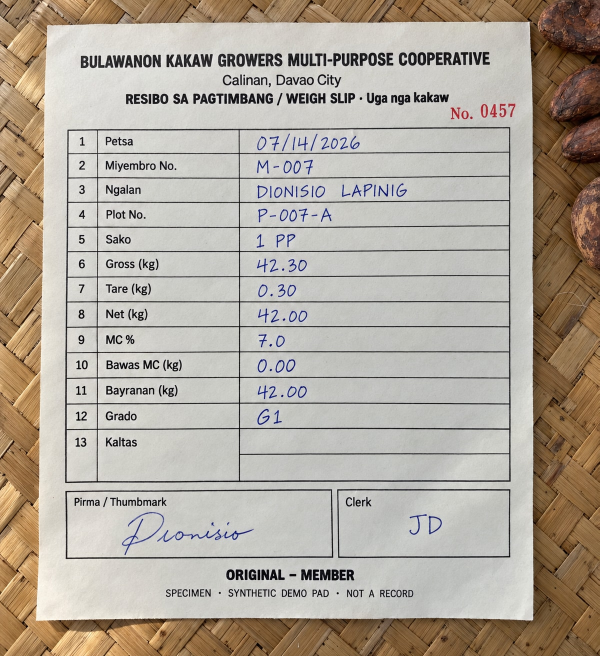
#> input picture media/masters/spike-0457-white.jpg, 1199 x 1312 px (shown at 1/2 size)
$ python crop-slips.py
#> lines starting #> are read from the running program, lines starting #| are printed output that depends on the picture; after the words box and inside, x2 and y2 are one past the last pixel; in counts of white or black regions, pixels touching at a corner belong together
#> in main, img is the input picture: shape (1312, 1199, 3); mean B, G, R 156.9, 168.7, 177.5
# Cuts the paper out of the synthetic slip masters (media/masters, Codex-made, synthetic) for the opening prototype.
# Usage (from the worktree root): python video/proto/tools/crop-slips.py [--debug <png>]
# Finds the paper by colour (light, low-saturation paper vs the tan mat), keeps the largest blob, fits a
# four-corner polygon and unwarps it. Needs numpy and opencv-python.
import sys
from pathlib import Path

import cv2
import numpy as np

ROOT = Path(__file__).resolve().parents[3]
SRC = ROOT / "media" / "masters"
OUT = ROOT / "video" / "proto" / "assets"

# name -> (master file, output width)
SLIPS = {
    "slip-0457-white": ("spike-0457-white.jpg", 760),
    "slip-0457-pink": ("spike-0457-pink.jpg", 760),
    "slip-0403": ("spike-0403.jpg", 1100),
    "slip-0419": ("spike-0419.jpg", 360),
    "slip-0436": ("spike-0436.jpg", 360),
    "slip-0458": ("spike-0458.jpg", 360),
    "slip-0462": ("spike-0462.jpg", 360),
    "slip-0467": ("spike-0467.jpg", 360),
    "slip-0471": ("spike-0471.jpg", 360),
}


def paper_quad(img: np.ndarray) -> np.ndarray:
    lab = cv2.cvtColor(img, cv2.COLOR_BGR2LAB).astype(np.int32)
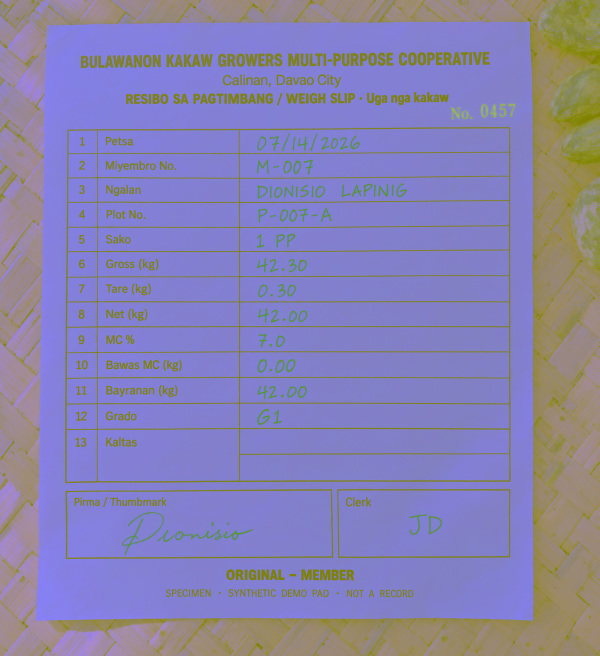
#> lab: shape (1312, 1199, 3) int32 (shown at 1/2 size); mean B, G, R 175.9, 130.1, 135.7
    L, a, b = lab[..., 0], lab[..., 1] - 128, lab[..., 2] - 128
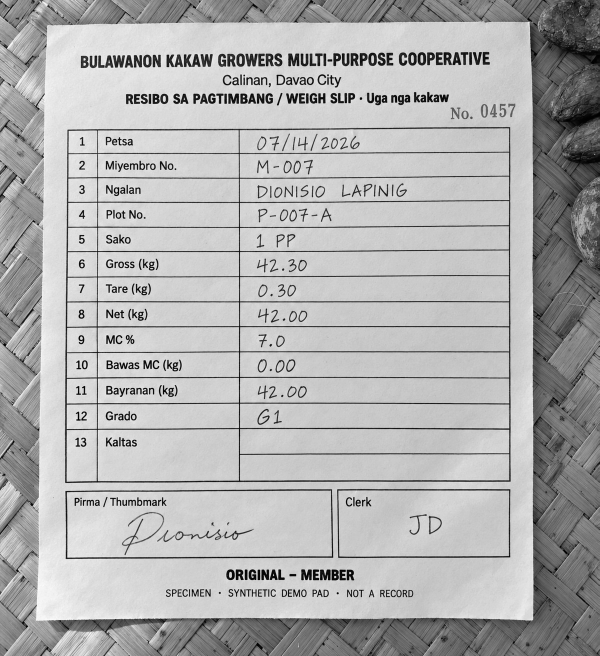
#> L: shape (1312, 1199) int32 (shown at 1/2 size); min 0, max 255, mean 175.9
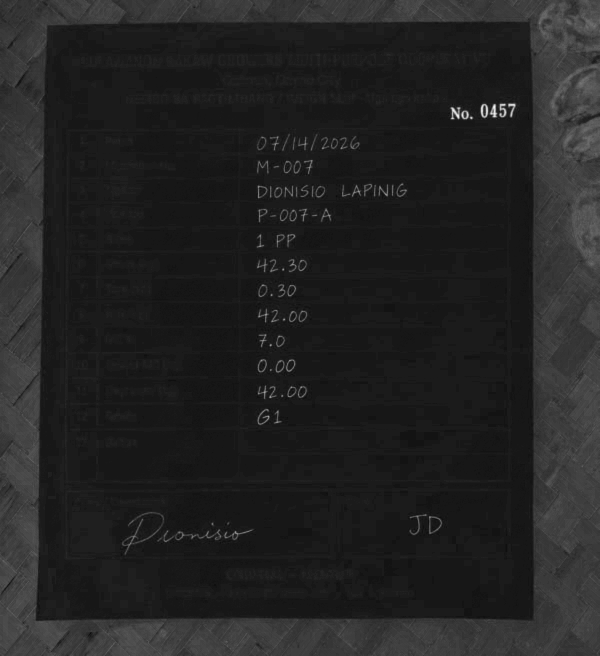
#> a: shape (1312, 1199) int32 (shown at 1/2 size); min -7, max 58, mean 2.1; drawn with min black and max white
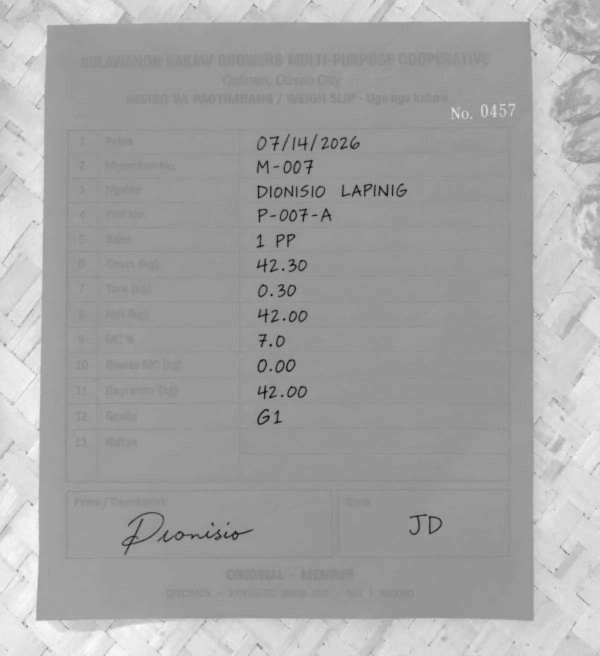
#> b: shape (1312, 1199) int32 (shown at 1/2 size); min -56, max 42, mean 7.7; drawn with min black and max white
    # Paper is light; the mat is yellow-brown (high b*). Pink paper has a* > 0 but low b*.
    mask = ((L > 175) & (b < 18)).astype(np.uint8) * 255
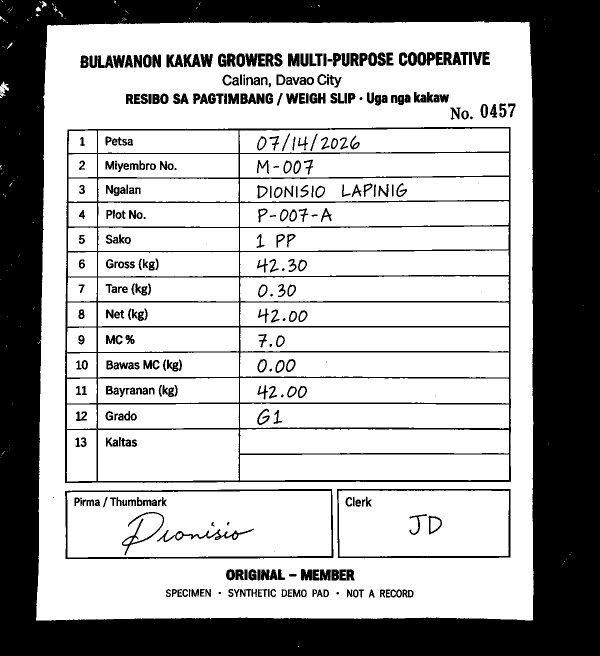
#> mask: shape (1312, 1199) (shown at 1/2 size); 67.5% white; 367 black regions (17 under 20 px), largest, box (x1, y1, x2, y2) and area: (0, 0, 1199, 1312) 402024, (130, 254, 1022, 966) 43656, (130, 978, 667, 1118) 4606
    k = cv2.getStructuringElement(cv2.MORPH_RECT, (25, 25))
    mask = cv2.morphologyEx(mask, cv2.MORPH_OPEN, k)
#> mask: shape (1312, 1199); 54.5% white; 4 black regions, box (x1, y1, x2, y2) and area: (0, 0, 1199, 1312) 403685, (106, 207, 1031, 1195) 263019, (161, 103, 980, 211) 46698, (819, 1028, 884, 1070) 2178
    mask = cv2.morphologyEx(mask, cv2.MORPH_CLOSE, k)
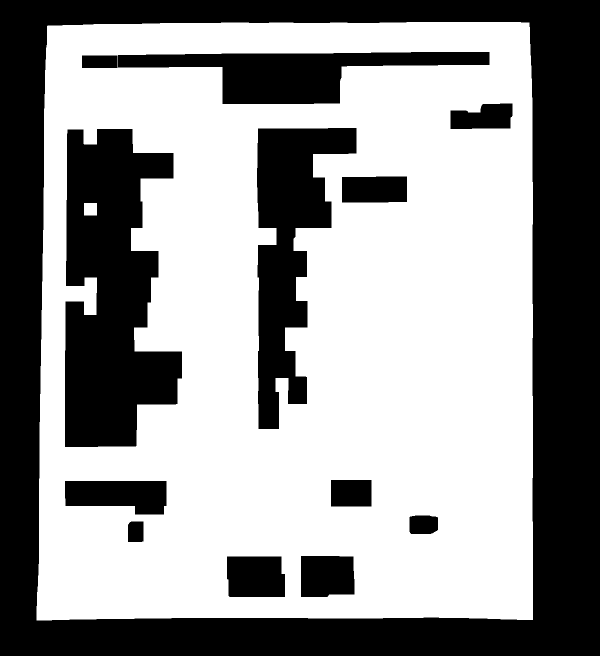
#> mask: shape (1312, 1199) (shown at 1/2 size); 58.6% white; 13 black regions
    contours, _ = cv2.findContours(mask, cv2.RETR_EXTERNAL, cv2.CHAIN_APPROX_SIMPLE)
#> contours = 1 contour; box (x1, y1, x2, y2) and area: (73, 44, 1066, 1241) 1167278
    c = max(contours, key=cv2.contourArea)
#> c = contour of 127 points, box (x1, y1, x2, y2) (73, 44, 1066, 1241), area 1167278
    hull = cv2.convexHull(c)
#> hull = contour of 21 points, box (x1, y1, x2, y2) (73, 44, 1066, 1241), area 1173512
    peri = cv2.arcLength(hull, True)
#> peri = 4338.9
    for eps in (0.01, 0.02, 0.03, 0.05, 0.08):
        approx = cv2.approxPolyDP(hull, eps * peri, True)
        if len(approx) == 4:
            break
    else:
        approx = cv2.boxPoints(cv2.minAreaRect(c)).reshape(-1, 1, 2)
#> this loop made 1 pass
    pts = approx.reshape(4, 2).astype(np.float32)
#> pts = [[1058, 45], [1065, 1239], [73, 1240], [94, 52]]
    s = pts.sum(1)
#> s = [1103, 2304, 1313, 146]
    d = pts[:, 0] - pts[:, 1]
#> d = [1013, -174, -1167, 42]
    return np.array([pts[s.argmin()], pts[d.argmax()], pts[s.argmax()], pts[d.argmin()]], np.float32)


def main() -> int:
    debug = sys.argv[2] if len(sys.argv) > 2 and sys.argv[1] == "--debug" else None
    OUT.mkdir(parents=True, exist_ok=True)
    tiles = []
    for name, (file, width) in SLIPS.items():
        img = cv2.imread(str(SRC / file))
        quad = paper_quad(img)
#> quad = [[94, 52], [1058, 45], [1065, 1239], [73, 1240]]
        c = quad.mean(0)
#> c = [572.5, 644]
        quad = quad + (c - quad) / np.linalg.norm(c - quad, axis=1, keepdims=True) * 6  # trim the paper edge
#> quad = [[97.77, 56.67], [1054.2, 49.66], [1061.2, 1234.4], [76.85, 1235.4]]
        tl, tr, br, bl = quad
#> tl = [97.77, 56.67]; tr = [1054.2, 49.66]; br = [1061.2, 1234.4]; bl = [76.85, 1235.4]
        w = (np.linalg.norm(tr - tl) + np.linalg.norm(br - bl)) / 2
#> w = 970.4
        h = (np.linalg.norm(bl - tl) + np.linalg.norm(br - tr)) / 2
#> h = 1181.8
        height = round(width * h / w)
#> height = 926
        dst = np.array([[0, 0], [width, 0], [width, height], [0, height]], np.float32)
#> dst = [[0, 0], [760, 0], [760, 926], [0, 926]]
        flat = cv2.warpPerspective(img, cv2.getPerspectiveTransform(quad, dst), (width, height), flags=cv2.INTER_AREA)
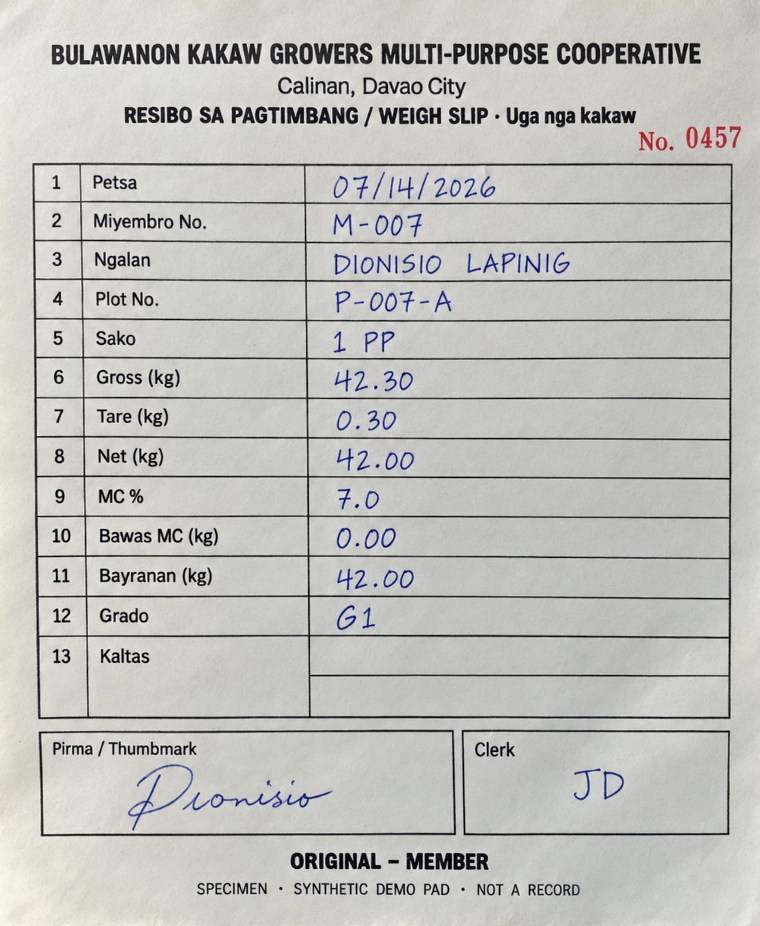
#> flat: shape (926, 760, 3); mean B, G, R 187, 190.6, 191
        cv2.imwrite(str(OUT / f"{name}.jpg"), flat, [cv2.IMWRITE_JPEG_QUALITY, 88])
        print(name, (width, height), quad.round().astype(int).tolist())
#| slip-0457-white (760, 926) [[98, 57], [1054, 50], [1061, 1234], [77, 1235]]
        if debug:
            d = img.copy()
            cv2.polylines(d, [quad.astype(np.int32)], True, (0, 0, 255), 8)
            tiles.append(cv2.resize(d, (300, round(300 * d.shape[0] / d.shape[1])))[:400])
#> pass 2 of the loop in main, `for name, (file, width) in SLIPS.items():`:
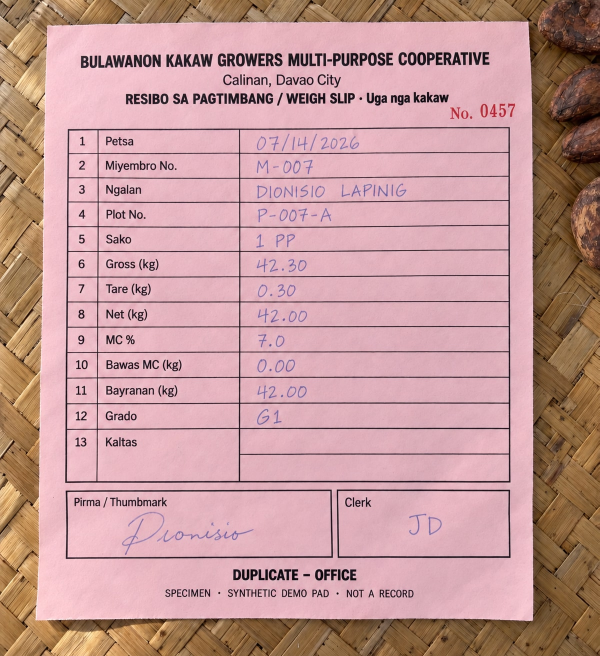
#> input picture media/masters/spike-0457-pink.jpg, 1199 x 1312 px (shown at 1/2 size)
#> in main, img is the input picture: shape (1312, 1199, 3); mean B, G, R 152.5, 153.2, 196.8
#> in paper_quad (call 2), `mask = cv2.morphologyEx(mask, cv2.MORPH_CLOSE, k)`:
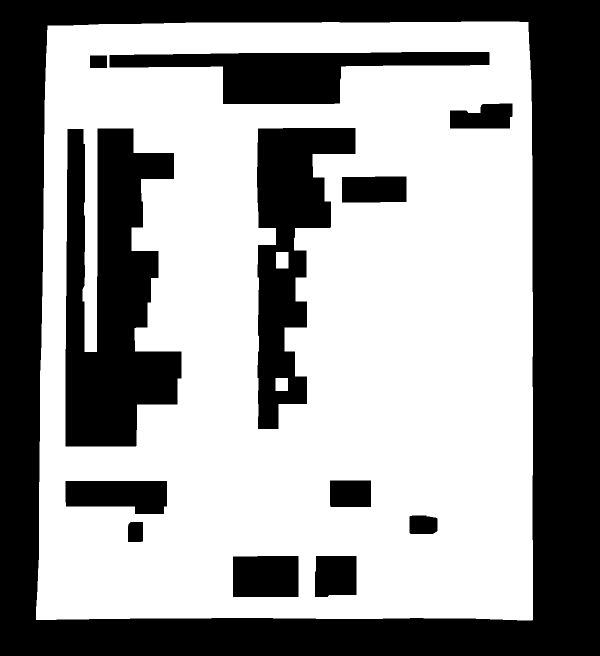
#> mask: shape (1312, 1199) (shown at 1/2 size); 59.1% white; 13 black regions
#> contours = 1 contour; box (x1, y1, x2, y2) and area: (72, 43, 1066, 1241) 1167600
#> in paper_quad (call 2), `c = max(contours, key=cv2.contourArea)`: c = contour of 125 points, box (x1, y1, x2, y2) (72, 43, 1066, 1241), area 1167600
#> hull = contour of 21 points, box (x1, y1, x2, y2) (72, 43, 1066, 1241), area 1173509
#> peri = 4338
#> the loop in paper_quad (call 2), `for eps in (0.01, 0.02, 0.03, 0.05, 0.08):` made 1 pass
#> approx on pass 1: [[1056, 44], [1065, 1239], [72, 1239], [95, 51]]
#> pts = [[1056, 44], [1065, 1239], [72, 1239], [95, 51]]
#> s = [1100, 2304, 1311, 146]
#> d = [1012, -174, -1167, 44]
#> in main, `quad = paper_quad(img)`: quad = [[95, 51], [1056, 44], [1065, 1239], [72, 1239]]
#> in main, `c = quad.mean(0)`: c = [572, 643.2]
#> in main, `quad = quad + (c - quad) / np.linalg.norm(c - quad, axis=1, keepdims=T..`: quad = [[98.76, 55.67], [1052.2, 48.67], [1061.2, 1234.4], [75.86, 1234.4]]
#> tl = [98.76, 55.67]; tr = [1052.2, 48.67]; bl = [75.86, 1234.4]
#> w = 969.4
#> h = 1182.3
#> height = 927
#> dst = [[0, 0], [760, 0], [760, 927], [0, 927]]
#> in main, `flat = cv2.warpPerspective(img, cv2.getPerspectiveTransform(quad, dst)..`:
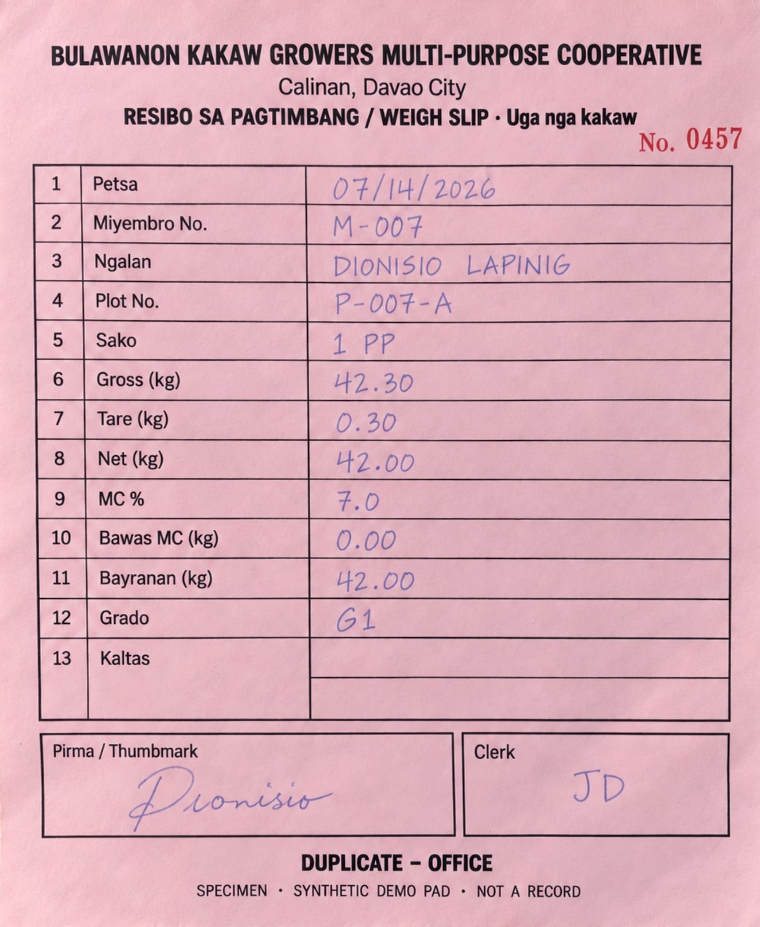
#> flat: shape (927, 760, 3); mean B, G, R 181.5, 170.1, 216.4
#| slip-0457-pink (760, 927) [[99, 56], [1052, 49], [1061, 1234], [76, 1234]]
#> pass 3 of the loop in main, `for name, (file, width) in SLIPS.items():`:
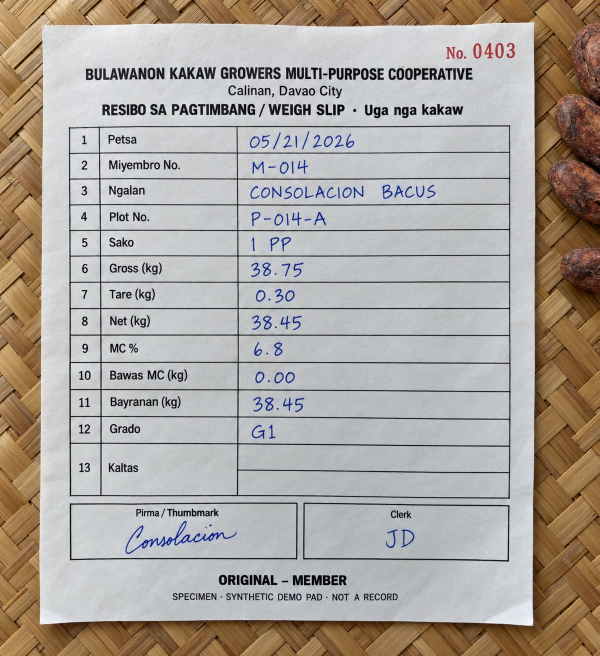
#> input picture media/masters/spike-0403.jpg, 1199 x 1312 px (shown at 1/2 size)
#> in main, img is the input picture: shape (1312, 1199, 3); mean B, G, R 158.3, 165.2, 172.2
#> in paper_quad (call 3), `mask = cv2.morphologyEx(mask, cv2.MORPH_CLOSE, k)`:
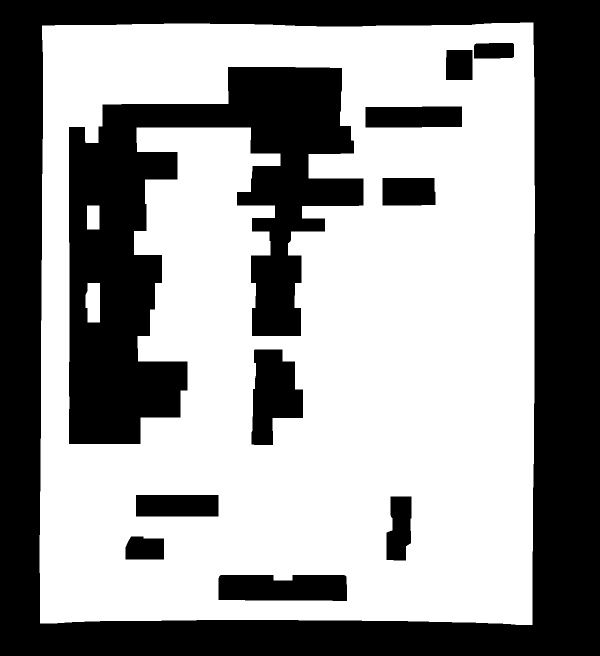
#> mask: shape (1312, 1199) (shown at 1/2 size); 58.5% white; 11 black regions
#> contours = 1 contour; box (x1, y1, x2, y2) and area: (79, 45, 1070, 1250) 1173548
#> in paper_quad (call 3), `c = max(contours, key=cv2.contourArea)`: c = contour of 110 points, box (x1, y1, x2, y2) (79, 45, 1070, 1250), area 1173548
#> hull = contour of 16 points, box (x1, y1, x2, y2) (79, 45, 1070, 1250), area 1184489
#> peri = 4365.1
#> the loop in paper_quad (call 3), `for eps in (0.01, 0.02, 0.03, 0.05, 0.08):` made 1 pass
#> approx on pass 1: [[1066, 45], [1064, 1249], [80, 1246], [84, 51]]
#> pts = [[1066, 45], [1064, 1249], [80, 1246], [84, 51]]
#> s = [1111, 2313, 1326, 135]
#> d = [1021, -185, -1166, 33]
#> in main, `quad = paper_quad(img)`: quad = [[84, 51], [1066, 45], [1064, 1249], [80, 1246]]
#> in main, `c = quad.mean(0)`: c = [573.5, 647.8]
#> in main, `quad = quad + (c - quad) / np.linalg.norm(c - quad, axis=1, keepdims=T..`: quad = [[87.81, 55.64], [1062.2, 49.65], [1060.2, 1244.4], [83.82, 1241.4]]
#> tl = [87.81, 55.64]; tr = [1062.2, 49.65]; br = [1060.2, 1244.4]; bl = [83.82, 1241.4]
#> w = 975.4
#> h = 1190.2
#> height = 1342
#> dst = [[0, 0], [1100, 0], [1100, 1342], [0, 1342]]
#> in main, `flat = cv2.warpPerspective(img, cv2.getPerspectiveTransform(quad, dst)..`:
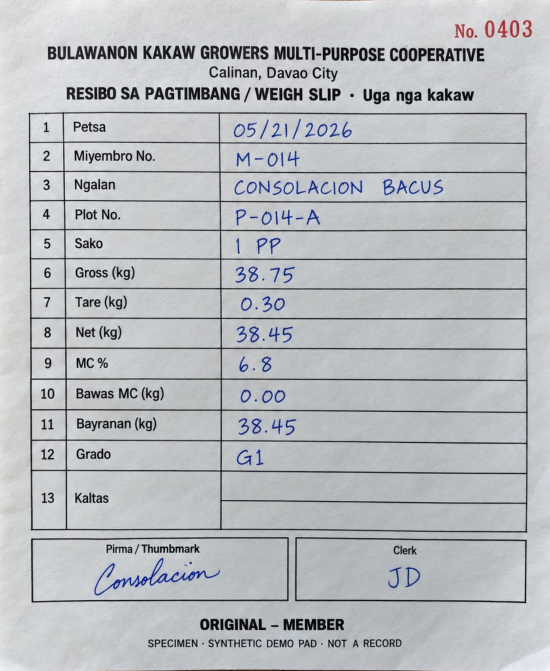
#> flat: shape (1342, 1100, 3) (shown at 1/2 size); mean B, G, R 190.2, 186.5, 183.7
#| slip-0403 (1100, 1342) [[88, 56], [1062, 50], [1060, 1244], [84, 1241]]
#> the loop made 7 passes; the first 3 are shown
    if debug:
        hmax = max(t.shape[0] for t in tiles)
        tiles = [cv2.copyMakeBorder(t, 0, hmax - t.shape[0], 0, 6, cv2.BORDER_CONSTANT) for t in tiles]
        cv2.imwrite(debug, np.hstack(tiles))
    return 0


if __name__ == "__main__":
#> (the run stopped early here; a loop or call above may not have finished)
